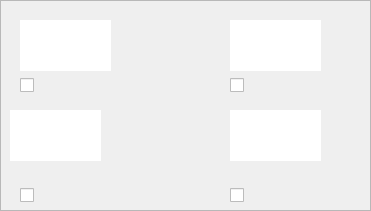
  <widget class="QFrame" name="frame_4">
   <property name="geometry">
    <rect>
     <x>11</x>
     <y>379</y>
     <width>371</width>
     <height>211</height>
    </rect>
   </property>
   <property name="styleSheet">
    <string notr="true">#frame_4 {
    background-color: rgb(255, 255, 255); /* 设置背景颜色为白色 */
    border: 1px solid rgb(200, 200, 200); /* 设置边框颜色 */
    border-radius: 10px;                  /* 设置圆角半径 */
}
</string>
   </property>
   <property name="frameShape">
    <enum>QFrame::StyledPanel</enum>
   </property>
   <property name="frameShadow">
    <enum>QFrame::Raised</enum>
   </property>
   <widget class="QtMaterialToggle" name="checkBox_wuhua">
    <property name="geometry">
     <rect>
      <x>20</x>
      <y>60</y>
      <width>91</width>
      <height>51</height>
     </rect>
    </property>
    <property name="text">
     <string/>
    </property>
   </widget>
   <widget class="QtMaterialToggle" name="checkBox_door">
    <property name="geometry">
     <rect>
      <x>230</x>
      <y>60</y>
      <width>91</width>
      <height>51</height>
     </rect>
    </property>
    <property name="text">
     <string/>
    </property>
   </widget>
   <widget class="QtMaterialToggle" name="checkBox_window">
    <property name="geometry">
     <rect>
      <x>20</x>
      <y>170</y>
      <width>91</width>
      <height>51</height>
     </rect>
    </property>
    <property name="text">
     <string/>
    </property>
   </widget>
   <widget class="QtMaterialToggle" name="checkBox_fenshang">
    <property name="geometry">
     <rect>
      <x>230</x>
      <y>170</y>
      <width>91</width>
      <height>51</height>
     </rect>
    </property>
    <property name="text">
     <string/>
    </property>
   </widget>
   <widget class="QLabel" name="label_20">
    <property name="geometry">
     <rect>
      <x>230</x>
      <y>110</y>
      <width>91</width>
      <height>51</height>
     </rect>
    </property>
    <property name="styleSheet">
     <string notr="true">background-color: rgb(255, 255, 255);</string>
    </property>
    <property name="text">
     <string/>
    </property>
    <property name="pixmap">
     <pixmap resource="icon.qrc">:/icons/widgets/fenshang.png</pixmap>
    </property>
    <property name="scaledContents">
     <bool>true</bool>
    </property>
   </widget>
   <widget class="QLabel" name="label_29">
    <property name="geometry">
     <rect>
      <x>20</x>
      <y>20</y>
      <width>91</width>
      <height>51</height>
     </rect>
    </property>
    <property name="styleSheet">
     <string notr="true">background-color: rgb(255, 255, 255);</string>
    </property>
    <property name="text">
     <string/>
    </property>
    <property name="pixmap">
     <pixmap resource="icon.qrc">:/icons/widgets/wuhua.png</pixmap>
    </property>
    <property name="scaledContents">
     <bool>true</bool>
    </property>
   </widget>
   <widget class="QLabel" name="label_30">
    <property name="geometry">
     <rect>
      <x>10</x>
      <y>110</y>
      <width>91</width>
      <height>51</height>
     </rect>
    </property>
    <property name="styleSheet">
     <string notr="true">background-color: rgb(255, 255, 255);</string>
    </property>
    <property name="text">
     <string/>
    </property>
    <property name="pixmap">
     <pixmap resource="icon.qrc">:/icons/widgets/window.png</pixmap>
    </property>
    <property name="scaledContents">
     <bool>true</bool>
    </property>
   </widget>
   <widget class="QLabel" name="label_31">
    <property name="geometry">
     <rect>
      <x>230</x>
      <y>20</y>
      <width>91</width>
      <height>51</height>
     </rect>
    </property>
    <property name="styleSheet">
     <string notr="true">background-color: rgb(255, 255, 255);</string>
    </property>
    <property name="text">
     <string/>
    </property>
    <property name="pixmap">
     <pixmap resource="icon.qrc">:/icons/widgets/door.png</pixmap>
    </property>
    <property name="scaledContents">
     <bool>true</bool>
    </property>
   </widget>
  </widget>
